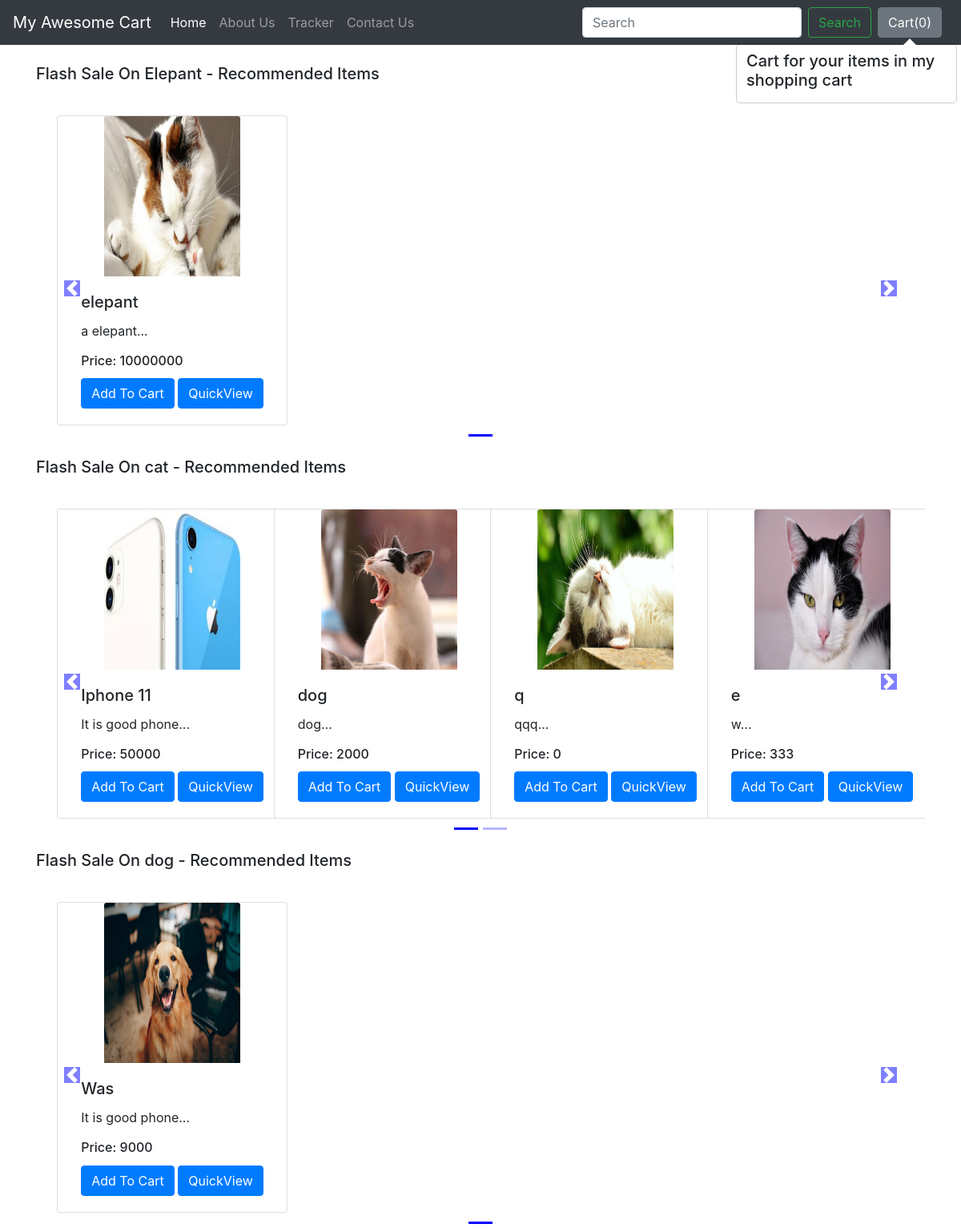
The app's page /shop/ with its own data.
### shop/models.py (models this page shows, shortened)
class Product(models.Model):
    product_id = models.AutoField
    product_name = models.CharField(max_length=50)
    category = models.CharField(max_length=50, default="")
    subcategory = models.CharField(max_length=50, default="")
    price = models.IntegerField(default=0)
    desc = models.CharField(max_length=300)
    pub_date = models.DateField()
    image = models.ImageField(upload_to='shop/images', default="")

### shop/views.py (the view)
# urls.py: path('', views.index, name="HomeShop"),
def index(request):
    allProds = []
    catprods = Product.objects.values('category', 'id')
    cats = {item['category'] for item in catprods}
    for cat in cats:
        prod = Product.objects.filter(category=cat)
        n = len(prod)
        nSlides = n // 4 + ceil((n / 4) - (n // 4))
        allProds.append([prod, range(1, nSlides), nSlides])
    params = {'allProds':allProds}
    return render(request, 'shop/index.html', params)

### shop/templates/shop/index.html (shortened to what this page needs)
{% extends 'shop/basic.html' %}
{% block body %}
{% load static %}
<div class="container">
    {% for product, range, nSlides in allProds %}
    <h5 class="my-4">Flash Sale On {{product.0.category}} - Recommended Items</h5>
    <div class="row">
        <div id="demo{{forloop.counter}}" class="col carousel slide my-3" data-ride="carousel">
            <ul class="carousel-indicators">
                <li data-target="#demo{{forloop.counter}}" data-slide-to="0" class="active"></li>
                {% for i in range %}
                <li data-target="#demo{{forloop.parentloop.counter}}" data-slide-to="{{i}}"></li>
                {% endfor %}
            </ul>
            <div class="container carousel-inner no-padding">
                <div class="carousel-item active">
                    {% for i in product %}
                    <div class="col-xs-3 col-sm-3 col-md-3">
                        <div class="card align-items-center" style="width: 18rem;">
                            <img src='/media/{{i.image}}' class="card-img-top" alt="...">
                            <div class="card-body">
                                <h5 class="card-title" id="namepr{{i.id}}">{{i.product_name}}</h5>
                                <p class="card-text">{{i.desc|slice:"0:53"}}...</p>
                                <h6 class="card-title" >Price: <span id="pricepr{{i.id}}">{{i.price}}</span></h6>
                                <span id="divpr{{i.id}}" class="divpr">
                                    <button id="pr{{i.id}}" class="btn btn-primary cart">Add To Cart</button>
                                </span>
                                <a href="/shop/products/{{i.id}}"><button id="qv{{i.id}}" class="btn btn-primary cart">QuickView</button></a>
                            </div>
                        </div>
                    </div>
                    {% if forloop.counter|divisibleby:4 and forloop.counter > 0 and not forloop.last %}
                </div>
                <div class="carousel-item">
                    {% endif %}
                    {% endfor %}
                </div>
            </div>
        </div>
        <a class="carousel-control-prev" href="#demo{{forloop.counter}}" data-slide="prev">
            <span class="carousel-control-prev-icon"></span>
        </a>
        <a class="carousel-control-next" href="#demo{{forloop.counter}}" data-slide="next">
            <span class="carousel-control-next-icon"></span>
        </a>
    </div>
    {% endfor %}
</div>
{% endblock %}

### shop/templates/shop/basic.html (shortened to what this page needs)
<!doctype html>
<html lang="en">
  <head>
    <link rel="stylesheet" href="https://stackpath.bootstrapcdn.com/bootstrap/4.2.1/css/bootstrap.min.css">
  </head>
  <body>
    <nav class="navbar navbar-expand-lg navbar-dark bg-dark">
  <a class="navbar-brand" href="/shop">My Awesome Cart</a>
  <div class="collapse navbar-collapse" id="navbarSupportedContent">
    <ul class="navbar-nav mr-auto">
      <li class="nav-item active">
        <a class="nav-link" href="/shop">Home <span class="sr-only">(current)</span></a>
      </li>
      <li class="nav-item">
        <a class="nav-link" href="/shop/about">About Us</a>
      </li>
      <li class="nav-item">
        <a class="nav-link" href="/shop/tracker">Tracker</a>
      </li>
       <li class="nav-item">
        <a class="nav-link" href="/shop/contact">Contact Us</a>
      </li>
    </ul>
    <form method='get' action='/shop/search/' class="form-inline my-2 my-lg-0">
      <input class="form-control mr-sm-2" type="search" placeholder="Search" aria-label="Search" name="search" id="search">
      <button class="btn btn-outline-success my-2 my-sm-0" type="submit">Search</button>
    </form>
    <button type="button" class="btn btn-secondary mx-2" id="popcart" data-container="body" data-toggle="popover" data-placement="bottom" data-html="true" data-content="Vivamus
sagittis lacus vel augue laoreet rutrum faucibus.">
  Cart(<span id="cart">0</span>)
</button>
  </div>
</nav>
  {% block body %} {% endblock %}
  </body>
</html>

### records on screen
Product: category "Elepant", image (picture), product_name "elepant", desc "a elepant", price "10000000"
Product: category "cat", image (picture), product_name "Iphone 11", desc "It is good phone", price "50000"
Product: image (picture), product_name "dog", desc "dog", price "2000"
Product: image (picture), product_name "q", desc "qqq", price "0"
Product: image (picture), product_name "e", desc "w", price "333"
Product: category "dog", image (picture), product_name "Was", desc "It is good phone", price "9000"
